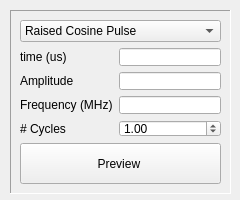
<?xml version="1.0" encoding="UTF-8"?>
<ui version="4.0">
 <class>SignalSetupWidget</class>
 <widget class="QWidget" name="SignalSetupWidget">
  <property name="geometry">
   <rect>
    <x>0</x>
    <y>0</y>
    <width>240</width>
    <height>200</height>
   </rect>
  </property>
  <property name="minimumSize">
   <size>
    <width>240</width>
    <height>200</height>
   </size>
  </property>
  <property name="maximumSize">
   <size>
    <width>240</width>
    <height>200</height>
   </size>
  </property>
  <property name="windowTitle">
   <string>Form</string>
  </property>
  <widget class="QFrame" name="Frame">
   <property name="geometry">
    <rect>
     <x>10</x>
     <y>10</y>
     <width>221</width>
     <height>184</height>
    </rect>
   </property>
   <property name="frameShape">
    <enum>QFrame::Panel</enum>
   </property>
   <property name="frameShadow">
    <enum>QFrame::Sunken</enum>
   </property>
   <layout class="QGridLayout" name="gridLayout">
    <item row="0" column="0">
     <widget class="QComboBox" name="typeComboBox">
      <item>
       <property name="text">
        <string>Raised Cosine Pulse</string>
       </property>
      </item>
      <item>
       <property name="text">
        <string>Gaussian Sine Pulse</string>
       </property>
      </item>
     </widget>
    </item>
    <item row="1" column="0">
     <layout class="QGridLayout" name="gridLayout_2">
      <item row="0" column="0">
       <widget class="QLabel" name="timeLabel">
        <property name="text">
         <string>time (us)</string>
        </property>
       </widget>
      </item>
      <item row="0" column="1">
       <widget class="QLineEdit" name="timeLineEdit"/>
      </item>
      <item row="1" column="0">
       <widget class="QLabel" name="amplitudeLabel">
        <property name="text">
         <string>Amplitude</string>
        </property>
       </widget>
      </item>
      <item row="1" column="1">
       <widget class="QLineEdit" name="amplitudeLineEdit"/>
      </item>
      <item row="2" column="0">
       <widget class="QLabel" name="frequencyLabel">
        <property name="text">
         <string>Frequency (MHz)</string>
        </property>
       </widget>
      </item>
      <item row="2" column="1">
       <widget class="QLineEdit" name="frequencyLineEdit"/>
      </item>
      <item row="3" column="0">
       <widget class="QLabel" name="cyclesLabel">
        <property name="text">
         <string># Cycles</string>
        </property>
       </widget>
      </item>
      <item row="3" column="1">
       <widget class="QDoubleSpinBox" name="cyclesDoubleSpinBox">
        <property name="maximum">
         <double>20.000000000000000</double>
        </property>
        <property name="value">
         <double>1.000000000000000</double>
        </property>
       </widget>
      </item>
     </layout>
    </item>
    <item row="3" column="0">
     <widget class="QPushButton" name="previewPushButton">
      <property name="minimumSize">
       <size>
        <width>0</width>
        <height>41</height>
       </size>
      </property>
      <property name="maximumSize">
       <size>
        <width>16777215</width>
        <height>41</height>
       </size>
      </property>
      <property name="text">
       <string>Preview </string>
      </property>
      <property name="icon">
       <iconset resource="resources.qrc">
        <normaloff>:/previewImage.png</normaloff>:/previewImage.png</iconset>
      </property>
      <property name="iconSize">
       <size>
        <width>24</width>
        <height>24</height>
       </size>
      </property>
     </widget>
    </item>
   </layout>
  </widget>
 </widget>
 <resources>
  <include location="resources.qrc"/>
 </resources>
 <connections/>
</ui>
